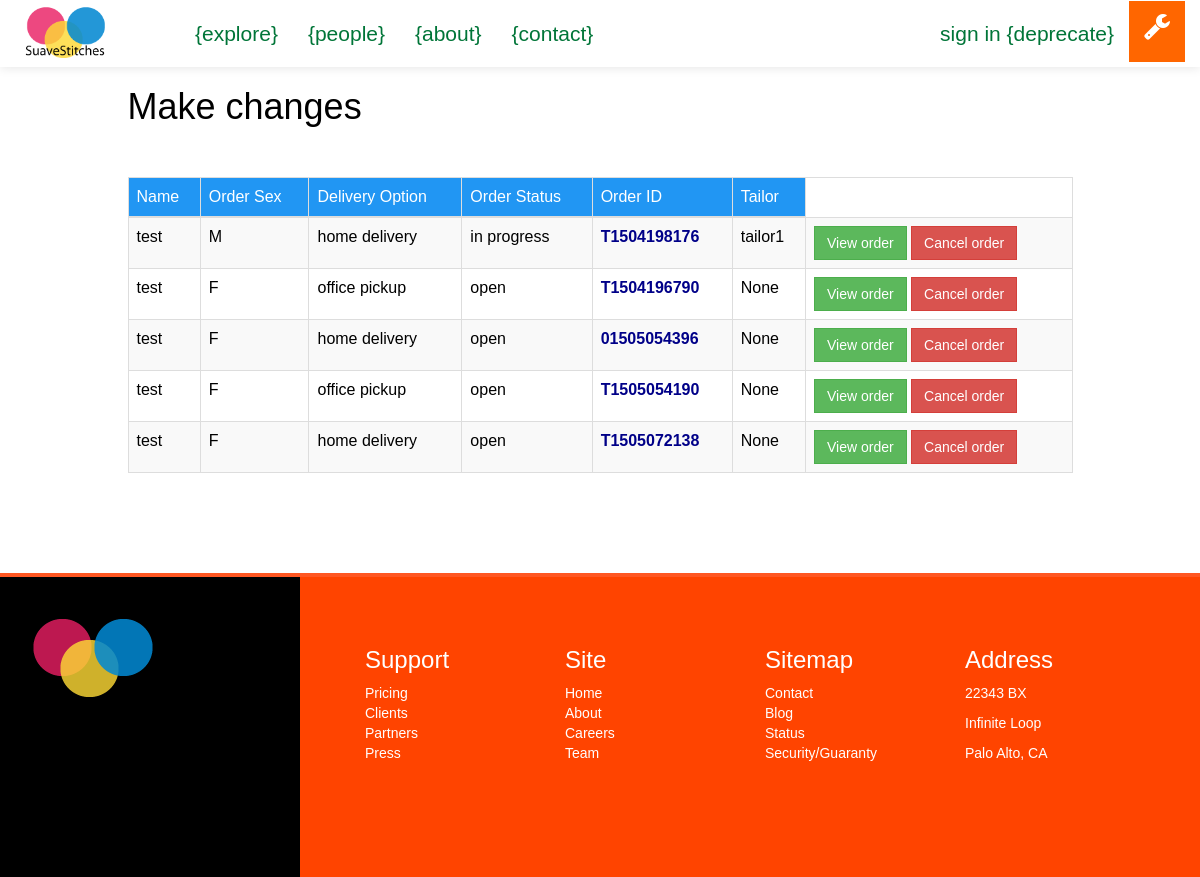
Page /suave/staff/Order/List on the earlier database version.
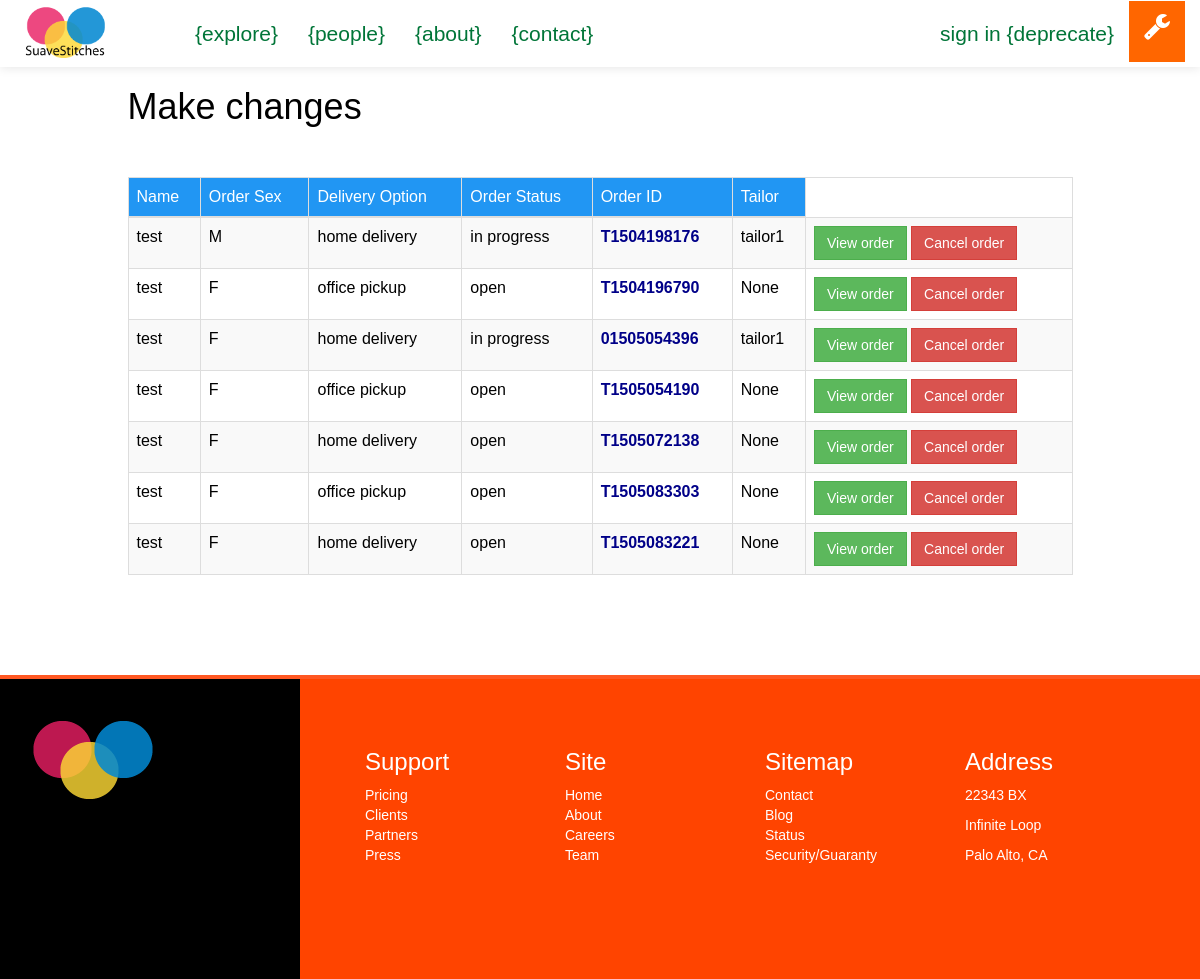
Same page on the later database version.
### suave/models.py (models this page shows)
class Order(models.Model):
	client = models.ForeignKey(Client, null=True)
	sizetable = models.ForeignKey(SizeTable, null=True)
	tailor = models.ForeignKey(Tailor, null=True)
	fabric = models.CharField(max_length=50, null=True)
	style = models.CharField(max_length=100, null=True)
	main_order_id = models.CharField(max_length=15, null=True)
	details = models.CharField(max_length=250, null=True) #*
	delivery_option = models.CharField(max_length=100, null=True)
	service_option = models.CharField(max_length=100, null=True)
	sex = models.CharField(max_length=2, default=' ')
	status = models.CharField(max_length=20, default='OPEN') #*
	cost = models.IntegerField(default=0000) # final cost of order
	date = models.DateField(auto_now_add=True)

class Client(models.Model):
	FEMALE = 'F'
	MALE = 'M'
	SEX_CHOICE = (
		(FEMALE, 'F'),
		(MALE, 'M'),
	)
	user = models.OneToOneField(User)
	address = models.CharField(max_length=200, null=True)
	preference = models.CharField(max_length=40)
	sex = models.CharField(max_length=2, choices=SEX_CHOICE, default=" ")
	def __str__(self):
		return self.user.username

class Tailor(models.Model):
	user = models.OneToOneField(User)
	rate = models.IntegerField(default=0)
	phone_number = models.IntegerField(default=0)
	address = address = models.CharField(max_length=300, null=True)
	specialty = models.CharField(max_length=300, null=True)
	approved = models.BooleanField(default=False)
	def __str__(self):
		return self.user.username

### staff/views.py (the view)
def order_list(request):
	context = {}
	context['orders'] = Order.objects.all()
	return render(request, 'i/staff/order_list.html', context)

### templates/i/staff/order_list.html (shortened to what this page needs)
{% extends "i/layout/staff_base.html" %}
{% block main_section %}
	<div class="container">
		<div class="row">
			<div class="col-lg-10 col-lg-offset-1">
				<h1>Make changes</h1>
				<br><br>
				{% if orders %}
				<table class="table table-striped table-hover table-bordered">
					<thead>
						<tr style="background:#2196F3;color:#fff">
							<td>Name</td>
							<td>Order Sex</td>
							<td>Delivery Option</td>
							<td>Order Status</td>
							<td>Order ID</td>
							<td>Tailor</td>
						</tr>
					</thead>
					<tbody>
						{% for order in orders %}
						<tr>
							<td>{{ order.client }}</td>
							<td>{{ order.sex }}</td>
							<td>{{ order.delivery_option|lower }}</td>
							<td>{{ order.status|lower }}</td>
							<td style="color:#008;font-weight:bold">{{ order.main_order_id }}</td>
							<td>{{ order.tailor }}</td>
							<td>
								<a href="{% url 'staff:order_details' order.main_order_id %}" class="btn btn-success">View order</a>
								<a href="" class="btn btn-danger">Cancel order</a>
							</td>
						</tr>
						{% endfor %}
					</tbody>
				</table>
				{% endif %}
			</div>
		</div>
	</div>
	<br><br><br><br>
{% endblock %}

Differences in the rows shown:
changed Order (number 3 of 7 on the later page): status "open" → "in progress"; tailor "None" → "tailor1"
added Order: client "test", sex "F", delivery_option "office pickup", status "open", main_order_id "T1505083303", tailor "None"
added Order: client "test", sex "F", delivery_option "home delivery", status "open", main_order_id "T1505083221", tailor "None"
